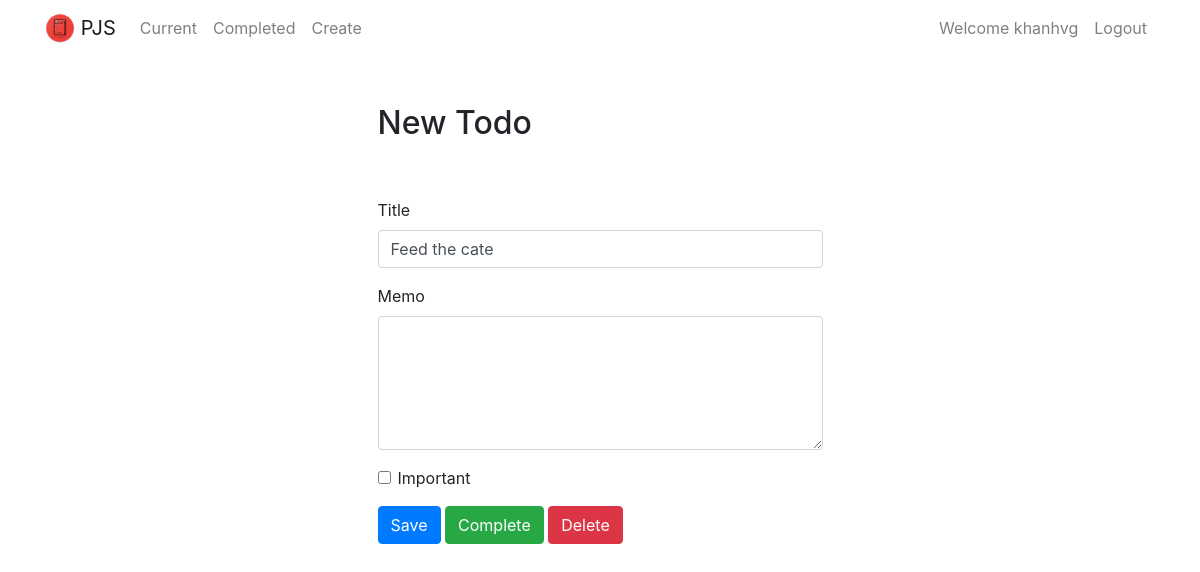
The page /todo/todo/2 (signed in) on the database as committed earlier.
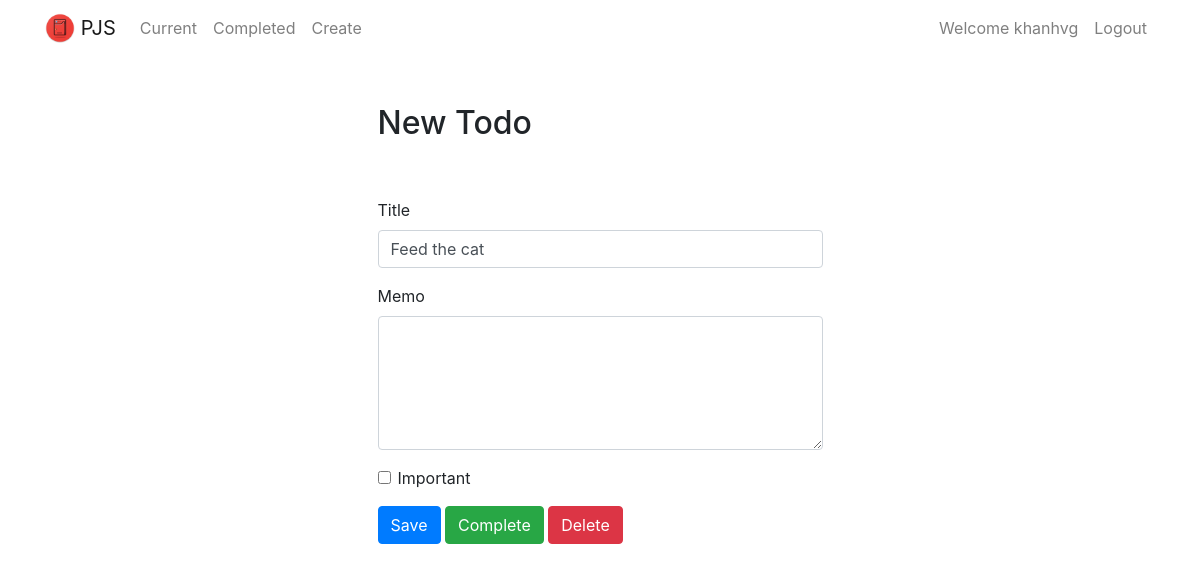
The same page on the database as committed later.
### todo/models.py (models this page shows, shortened)
class Todo(models.Model):
    title = models.CharField(max_length=100)
    memo = models.TextField(blank=True)
    created = models.DateTimeField(auto_now_add=True)
    datecompleted = models.DateTimeField(null=True, blank=True)
    important = models.BooleanField(default=False)
    user = models.ForeignKey(User, on_delete=models.CASCADE)

### todo/views.py (the view, shortened to what this page needs)
# urls.py: path('todo/<int:todo_pk>', views.viewtodo, name='viewtodo'),
@login_required
def viewtodo(request, todo_pk):
    todo = get_object_or_404(Todo, pk=todo_pk, user=request.user)
    if request.method == 'GET':
        form = TodoForm(instance=todo)
        return render(request, 'todo/viewtodo.html', {'todo': todo, 'form': form})

### todo/forms.py
class TodoForm(ModelForm):
    class Meta:
        model = Todo
        fields = ['title', 'memo', 'important']

### todo/templates/todo/viewtodo.html (shortened to what this page needs)
{% extends "todo/base.html" %}
{% block content %}
    <div class="row justify-content-center mt-5">
        <div class="col-md-5">
            <h2>New Todo</h2>
        </div>
    </div>
    <div class="row justify-content-center mt-5">
        <div class="col-md-5">
            <form method="POST">
                <div class="form-group">
                    <label for="title">Title</label>
                    <input type="text" name="title" class="form-control" id="title" value="{{ todo.title }}" required>
                </div>
                <div class="form-group">
                    <label for="memo">Memo</label>
                    <textarea name="memo" rows="5" class="form-control" id="memo" >{{ todo.memo }}</textarea>
                </div>
                <div class="form-group form-check">
                    <input type="checkbox" name="important" class="form-check-input" id="important" {% if todo.important %}checked{% endif %}>
                    <label class="form-check-label" for="important">Important</label>
                </div>
                <button type="submit" class="btn btn-primary">Save</button>
                <button type="button" class="btn btn-success" onclick="$('#complete').click()">Complete</button>
                <button type="button" class="btn btn-danger" onclick="$('#delete').click()">Delete</button>
            </form>
        </div>
    </div>
{% endblock %}

Rows that differ between the two databases and show on the page:
changed Todo: title "Feed the cate" → "Feed the cat"
